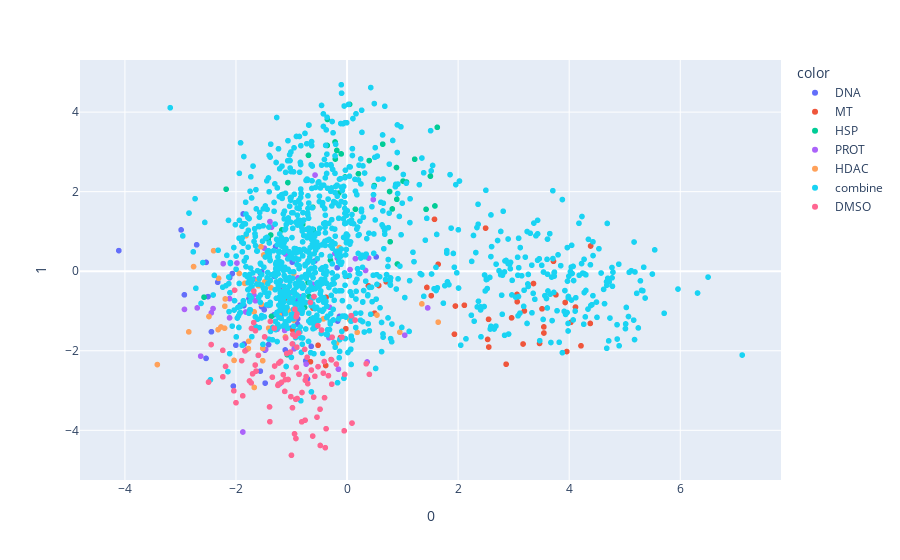

Here is the notebook cell this chart was saved with:
### Code cell
import plotly.express as px
import plotly.graph_objects as go
fig = px.scatter(visualization_data3, x=0, y=1, color=visualization_label)
#training['drug_name']
#fig.add_trace(go.Scatter(x=x,y=y, mode="lines",line=dict(width=2, color='skyblue'))) #row=1, col=1)
#fig.add_trace(go.Scatter(x=x2,y=y2, mode="lines",line=dict(width=2, color='skyblue')))
#trace2 = px.line(x=["a","b","c"], y=[50,70,90], title="second trace")

#fig.add_trace(trace2)
fig.show()
